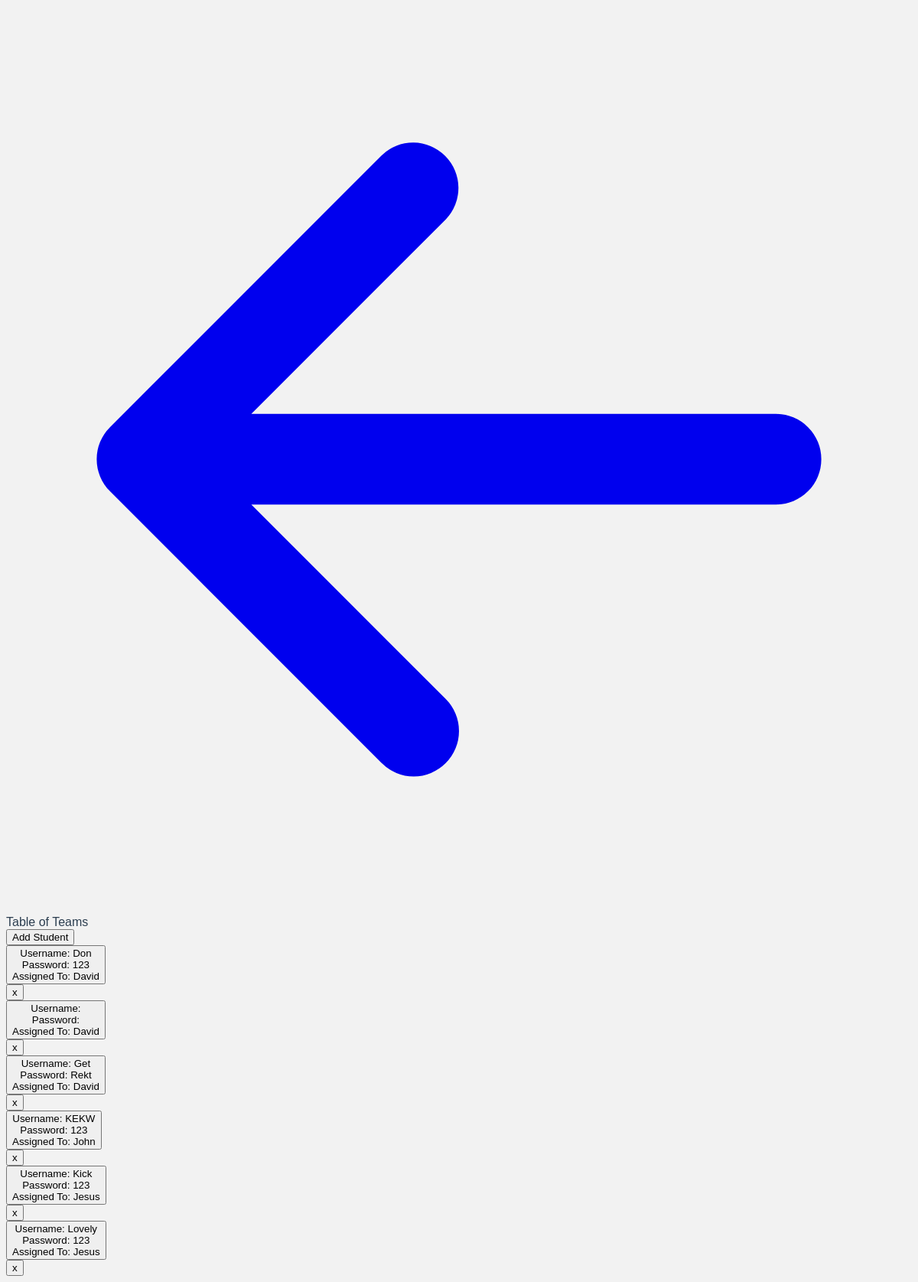
Page /tablestudent (signed in) on the committed database.
### main.py (models this page shows)
class StdAcc(db.Model):
    id = db.Column(db.Integer, primary_key=True)
    name = db.Column(db.String(200), default = '-')
    pword = db.Column(db.String(200), default = '-')
    assigned_teacher_id = db.Column(db.Integer, db.ForeignKey('tr_acc.id'))

class TrAcc(db.Model):
    id = db.Column(db.Integer, primary_key=True)
    name = db.Column(db.String(200), default = '-')
    pword = db.Column(db.String(200), default = '-')
    assigned_students = db.relationship('StdAcc', backref="assigned_teacher")

### main.py (the view)
@app.route('/tablestudent', methods = ["POST", 'GET'])
def tableStudent():
    if "admin" in session:
        students = db.session.query(StdAcc).order_by(db.text('assigned_teacher_id')).all()
        teachers = db.session.query(TrAcc).all()
        usertype = "admin"
        return render_template('tablestudents.html',students = students, teachers = teachers,usertype = usertype)
    elif "teacher" in session:
        teacher = db.session.query(TrAcc).filter_by(name = session['teacher']).first()
        students = db.session.query(StdAcc).filter_by(assigned_teacher_id = teacher.id)
        usertype = "teacher"
        return render_template('tablestudents.html',students = students,usertype = usertype)

### templates/tablestudents.html (shortened to what this page needs)
<!DOCTYPE html>
<html>
<head>
    <link rel="stylesheet" href="https://unpkg.com/@zaydek/duomo@0.7.1/dist/production-full.css">
</head>
<body>
    <nav class="sticky t-0 shadow shadow-lg hstack w-full p-12 bg-white">
        {% if usertype == 'admin' %}
        <a href="{{url_for('admin')}}">
            <svg class="w-36 h-36" fill="currentColor" viewBox="0 0 20 20" xmlns="http://www.w3.org/2000/svg"><path fill-rule="evenodd" d="M9.707 16.707a1 1 0 01-1.414 0l-6-6a1 1 0 010-1.414l6-6a1 1 0 011.414 1.414L5.414 9H17a1 1 0 110 2H5.414l4.293 4.293a1 1 0 010 1.414z" clip-rule="evenodd"></path></svg>
        </a>
        {% endif %}
    </nav>
    <div class="container py-28">
        <div class="vstack screen">
            <div class="text-36">Table of Teams</div>
            <div class="vstack space-28 mt-28 ">
                <form action="/addStudent" method="POST">
                    <input type="submit" class="text-underline w-256 bg-white rounded-3 shadow shadow-md p-28" value="Add Student" />
                </form>
                {% for student in students %}
                <form action="/deleteEntry" method="POST">
                    <div class="hstack p-28 w-full">
                        <button type="submit" name="todo" value="viewstudentcart">
                        <div class="vstack w-full">
                            <div class="w-full bg-white rounded-3 shadow shadow-md p-28 ">Username: {{student.name}}</div>
                            <div class="w-full bg-white rounded-3 shadow shadow-md p-28 ">Password: {{student.pword}}</div>
                            {% for teacher in teachers if teacher.id == student.assigned_teacher_id %}
                            <div class="w-full bg-white rounded-3 shadow shadow-md p-28 ">Assigned To: {{teacher.name}}</div>
                            {% endfor %}
                        </div>
                        </button>
                        <input name="todo" type="submit" class="text-underline color-red-700 bg-transparent pl-36 text-36 " value="x" />
                    </div>
                </form>
                {% endfor %}
            </div>
        </div>
    </div>
</body>
</html>

### templates/tablestudents.html (style rules this page uses)
body { font-family: Avenir, Helvetica, Arial, sans-serif; -webkit-font-smoothing: antialiased; -moz-osx-font-smoothing: grayscale; color: var(--text-color); background-color: var(--bg-color); }
:root { --bg-color: #F2F2F2; --text-color: #2c3e50; --hover-color: #83A9BD; --title-color: #2c3e50; }

### rows in the picture
StdAcc: name "Don", pword "123"
TrAcc: name "David"
StdAcc: name "Get", pword "Rekt"
StdAcc: name "KEKW", pword "123"
TrAcc: name "John"
StdAcc: name "Kick", pword "123"
TrAcc: name "Jesus"
StdAcc: name "Lovely", pword "123"
